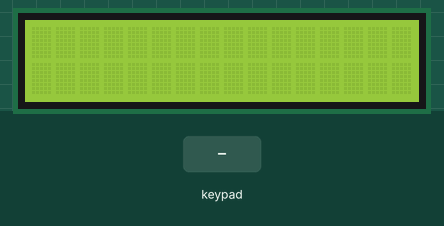
A sketch run on a simulated Arduino Uno, built with avr-gcc and run on an emulated ATmega328P. Shown: 16×2 character LCD. The test bench sets the inputs (shaded band). What the sketch prints to the serial monitor is not drawn.

Above: at 1.2 s.
1.3 s: keypad keys 5 5 5 5 5 # pressed 0.4 s apart
At 4.1 s:
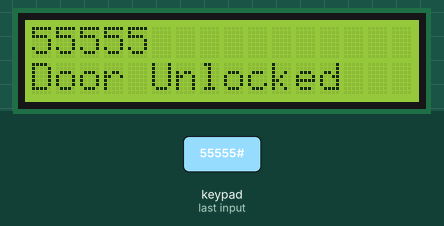
6.7 s: key 'A' pressed
At 7.9 s:
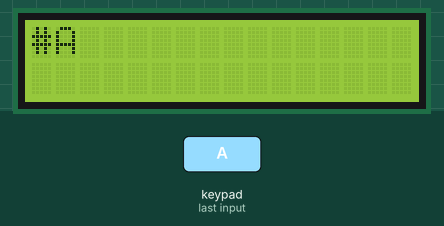
8.2 s: keypad keys 5 5 5 5 5 * pressed 0.4 s apart
At 9.9 s:
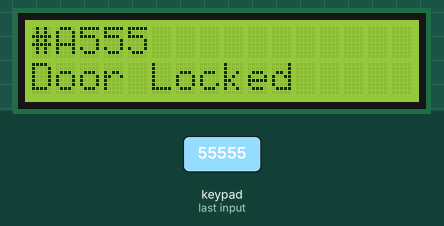
13.6 s: key 'B' pressed
At 14.2 s:
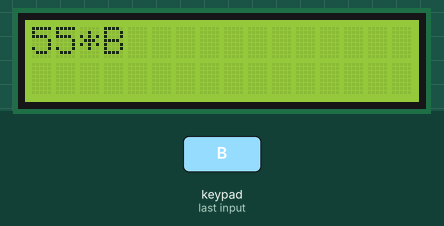
15.1 s: keypad keys 5 5 5 5 5 A pressed 0.4 s apart
At 15.7 s:
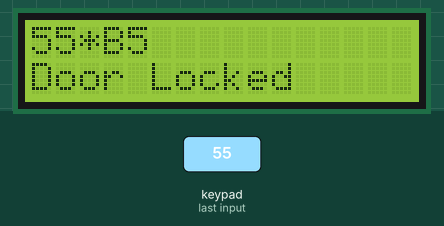
20.3 s: key 'C' pressed
At 22.6 s:
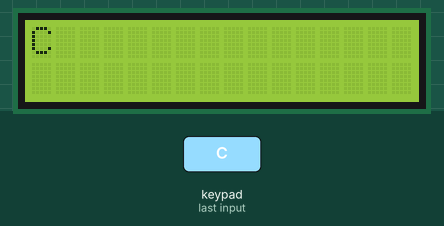
Timing chart, 0 to 24.1 s (numbered marks = the images above; inputs shaded):
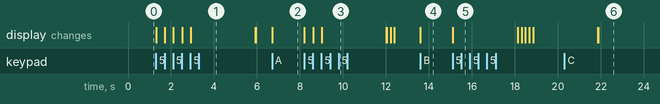

Measured:
- after the input at 1.3 s, the display: first changes at once (image 1 shows a later state)
- after the input at 6.7 s, the display: changes at once (image 2)
- after the input at 8.2 s, the display: first changes at once (image 3 shows a later state)
- after the input at 13.6 s, the display: changes at once (image 4)
- after the input at 15.1 s, the display: changes at once (image 5)
- after the input at 20.3 s, the display: first differs from a run without the input after 1.6 s (image 6)

The sketch:

Door_Lock_with_LCD_displaying_keys.ino
```cpp
#include<Keypad.h>
#include<LiquidCrystal_I2C.h>

LiquidCrystal_I2C lcd(0x27 , 16,2);


char keys [4][4] ={{'1','2','3','A'},
                   {'4','5','6','B'},
                   {'7','8','9','C'},
                   {'*','0','#','D'}
                   };

byte rowPins[4]={2,3,4,5};
byte colPins[4]={6,7,8,9};

Keypad keypad = Keypad(makeKeymap(keys),rowPins,colPins,4,4);

String correctPassword="55555";
String enteredPassword="";

void setup() {
  // put your setup code here, to run once:
Serial.begin(9600);

lcd.init();
lcd.backlight();
}

void loop() {
  // put your main code here, to run repeatedly:
char key=keypad.getKey();

if(key){

  enteredPassword=enteredPassword+key;
  lcd.setCursor(0,0);
  lcd.print(enteredPassword);
  Serial.println(enteredPassword);
}if (enteredPassword.length()==5){

  if(enteredPassword==correctPassword){
    lcd.setCursor(0,1);
    lcd.print("Door Unlocked");
    Serial.println("Door Unlocked");
  }else{
    lcd.setCursor(0,1);
    lcd.print("Door Locked");
    Serial.println("Door Locked");
  }

  delay(3000);
  lcd.clear();
  enteredPassword="";
}
}
```
